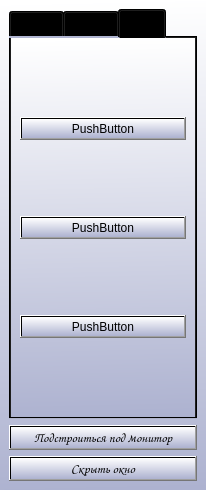
<?xml version="1.0" encoding="UTF-8"?>
<ui version="4.0">
 <class>MainWindow</class>
 <widget class="QMainWindow" name="MainWindow">
  <property name="geometry">
   <rect>
    <x>0</x>
    <y>0</y>
    <width>206</width>
    <height>490</height>
   </rect>
  </property>
  <property name="palette">
   <palette>
    <active>
     <colorrole role="Button">
      <brush brushstyle="LinearGradientPattern">
       <gradient startx="0.500000000000000" starty="1.000000000000000" endx="0.489000000000000" endy="0.000000000000000" type="LinearGradient" spread="PadSpread" coordinatemode="ObjectBoundingMode">
        <gradientstop position="0.000000000000000">
         <color alpha="255">
          <red>173</red>
          <green>178</green>
          <blue>208</blue>
         </color>
        </gradientstop>
        <gradientstop position="1.000000000000000">
         <color alpha="255">
          <red>255</red>
          <green>255</green>
          <blue>255</blue>
         </color>
        </gradientstop>
       </gradient>
      </brush>
     </colorrole>
     <colorrole role="Base">
      <brush brushstyle="LinearGradientPattern">
       <gradient startx="0.500000000000000" starty="1.000000000000000" endx="0.489000000000000" endy="0.000000000000000" type="LinearGradient" spread="PadSpread" coordinatemode="ObjectBoundingMode">
        <gradientstop position="0.000000000000000">
         <color alpha="255">
          <red>173</red>
          <green>178</green>
          <blue>208</blue>
         </color>
        </gradientstop>
        <gradientstop position="1.000000000000000">
         <color alpha="255">
          <red>255</red>
          <green>255</green>
          <blue>255</blue>
         </color>
        </gradientstop>
       </gradient>
      </brush>
     </colorrole>
     <colorrole role="Window">
      <brush brushstyle="LinearGradientPattern">
       <gradient startx="0.500000000000000" starty="1.000000000000000" endx="0.489000000000000" endy="0.000000000000000" type="LinearGradient" spread="PadSpread" coordinatemode="ObjectBoundingMode">
        <gradientstop position="0.000000000000000">
         <color alpha="255">
          <red>173</red>
          <green>178</green>
          <blue>208</blue>
         </color>
        </gradientstop>
        <gradientstop position="1.000000000000000">
         <color alpha="255">
          <red>255</red>
          <green>255</green>
          <blue>255</blue>
         </color>
        </gradientstop>
       </gradient>
      </brush>
     </colorrole>
    </active>
    <inactive>
     <colorrole role="Button">
      <brush brushstyle="LinearGradientPattern">
       <gradient startx="0.500000000000000" starty="1.000000000000000" endx="0.489000000000000" endy="0.000000000000000" type="LinearGradient" spread="PadSpread" coordinatemode="ObjectBoundingMode">
        <gradientstop position="0.000000000000000">
         <color alpha="255">
          <red>173</red>
          <green>178</green>
          <blue>208</blue>
         </color>
        </gradientstop>
        <gradientstop position="1.000000000000000">
         <color alpha="255">
          <red>255</red>
          <green>255</green>
          <blue>255</blue>
         </color>
        </gradientstop>
       </gradient>
      </brush>
     </colorrole>
     <colorrole role="Base">
      <brush brushstyle="LinearGradientPattern">
       <gradient startx="0.500000000000000" starty="1.000000000000000" endx="0.489000000000000" endy="0.000000000000000" type="LinearGradient" spread="PadSpread" coordinatemode="ObjectBoundingMode">
        <gradientstop position="0.000000000000000">
         <color alpha="255">
          <red>173</red>
          <green>178</green>
          <blue>208</blue>
         </color>
        </gradientstop>
        <gradientstop position="1.000000000000000">
         <color alpha="255">
          <red>255</red>
          <green>255</green>
          <blue>255</blue>
         </color>
        </gradientstop>
       </gradient>
      </brush>
     </colorrole>
     <colorrole role="Window">
      <brush brushstyle="LinearGradientPattern">
       <gradient startx="0.500000000000000" starty="1.000000000000000" endx="0.489000000000000" endy="0.000000000000000" type="LinearGradient" spread="PadSpread" coordinatemode="ObjectBoundingMode">
        <gradientstop position="0.000000000000000">
         <color alpha="255">
          <red>173</red>
          <green>178</green>
          <blue>208</blue>
         </color>
        </gradientstop>
        <gradientstop position="1.000000000000000">
         <color alpha="255">
          <red>255</red>
          <green>255</green>
          <blue>255</blue>
         </color>
        </gradientstop>
       </gradient>
      </brush>
     </colorrole>
    </inactive>
    <disabled>
     <colorrole role="Button">
      <brush brushstyle="LinearGradientPattern">
       <gradient startx="0.500000000000000" starty="1.000000000000000" endx="0.489000000000000" endy="0.000000000000000" type="LinearGradient" spread="PadSpread" coordinatemode="ObjectBoundingMode">
        <gradientstop position="0.000000000000000">
         <color alpha="255">
          <red>173</red>
          <green>178</green>
          <blue>208</blue>
         </color>
        </gradientstop>
        <gradientstop position="1.000000000000000">
         <color alpha="255">
          <red>255</red>
          <green>255</green>
          <blue>255</blue>
         </color>
        </gradientstop>
       </gradient>
      </brush>
     </colorrole>
     <colorrole role="Base">
      <brush brushstyle="LinearGradientPattern">
       <gradient startx="0.500000000000000" starty="1.000000000000000" endx="0.489000000000000" endy="0.000000000000000" type="LinearGradient" spread="PadSpread" coordinatemode="ObjectBoundingMode">
        <gradientstop position="0.000000000000000">
         <color alpha="255">
          <red>173</red>
          <green>178</green>
          <blue>208</blue>
         </color>
        </gradientstop>
        <gradientstop position="1.000000000000000">
         <color alpha="255">
          <red>255</red>
          <green>255</green>
          <blue>255</blue>
         </color>
        </gradientstop>
       </gradient>
      </brush>
     </colorrole>
     <colorrole role="Window">
      <brush brushstyle="LinearGradientPattern">
       <gradient startx="0.500000000000000" starty="1.000000000000000" endx="0.489000000000000" endy="0.000000000000000" type="LinearGradient" spread="PadSpread" coordinatemode="ObjectBoundingMode">
        <gradientstop position="0.000000000000000">
         <color alpha="255">
          <red>173</red>
          <green>178</green>
          <blue>208</blue>
         </color>
        </gradientstop>
        <gradientstop position="1.000000000000000">
         <color alpha="255">
          <red>255</red>
          <green>255</green>
          <blue>255</blue>
         </color>
        </gradientstop>
       </gradient>
      </brush>
     </colorrole>
    </disabled>
   </palette>
  </property>
  <property name="font">
   <font>
    <family>Comic Sans MS</family>
    <pointsize>12</pointsize>
    <italic>false</italic>
   </font>
  </property>
  <property name="mouseTracking">
   <bool>false</bool>
  </property>
  <property name="focusPolicy">
   <enum>Qt::NoFocus</enum>
  </property>
  <property name="contextMenuPolicy">
   <enum>Qt::DefaultContextMenu</enum>
  </property>
  <property name="windowTitle">
   <string notr="true">gibpix</string>
  </property>
  <property name="styleSheet">
   <string notr="true">
background-color: qlineargradient(spread:pad, x1:0.5, y1:1, x2:0.489, y2:0, stop:0 rgba(173, 178, 208, 255), stop:1 rgba(255, 255, 255, 255));</string>
  </property>
  <property name="documentMode">
   <bool>false</bool>
  </property>
  <property name="tabShape">
   <enum>QTabWidget::Rounded</enum>
  </property>
  <widget class="QWidget" name="centralwidget">
   <layout class="QHBoxLayout" name="horizontalLayout_3">
    <item>
     <layout class="QVBoxLayout" name="verticalLayout_2">
      <item>
       <layout class="QVBoxLayout" name="verticalLayout_3">
        <item>
         <layout class="QVBoxLayout" name="verticalLayout">
          <item>
           <layout class="QHBoxLayout" name="horizontalLayout_5">
            <item>
             <widget class="QTabWidget" name="windows">
              <property name="font">
               <font>
                <family>Comic Sans MS</family>
                <pointsize>10</pointsize>
               </font>
              </property>
              <property name="styleSheet">
               <string notr="true">
background-color: qlineargradient(spread:pad, x1:0.5, y1:1, x2:0.489, y2:0, stop:0 rgba(173, 178, 208, 255), stop:1 rgba(255, 255, 255, 255));</string>
              </property>
              <property name="currentIndex">
               <number>2</number>
              </property>
              <widget class="QWidget" name="tab">
               <attribute name="title">
                <string>цвет1</string>
               </attribute>
               <layout class="QHBoxLayout" name="horizontalLayout_6">
                <item>
                 <layout class="QHBoxLayout" name="horizontalLayout_2">
                  <item>
                   <widget class="QSlider" name="red2">
                    <property name="minimumSize">
                     <size>
                      <width>22</width>
                      <height>0</height>
                     </size>
                    </property>
                    <property name="styleSheet">
                     <string notr="true">background-color: rgb(255, 208, 203);</string>
                    </property>
                    <property name="maximum">
                     <number>255</number>
                    </property>
                    <property name="orientation">
                     <enum>Qt::Vertical</enum>
                    </property>
                   </widget>
                  </item>
                  <item>
                   <widget class="QSlider" name="green2">
                    <property name="styleSheet">
                     <string notr="true">background-color: rgb(199, 255, 201);</string>
                    </property>
                    <property name="maximum">
                     <number>255</number>
                    </property>
                    <property name="orientation">
                     <enum>Qt::Vertical</enum>
                    </property>
                   </widget>
                  </item>
                  <item>
                   <widget class="QSlider" name="blue2">
                    <property name="styleSheet">
                     <string notr="true">background-color: rgb(192, 221, 255);</string>
                    </property>
                    <property name="maximum">
                     <number>255</number>
                    </property>
                    <property name="orientation">
                     <enum>Qt::Vertical</enum>
                    </property>
                   </widget>
                  </item>
                 </layout>
                </item>
               </layout>
              </widget>
              <widget class="QWidget" name="tab_2">
               <attribute name="title">
                <string>цвет2</string>
               </attribute>
               <layout class="QHBoxLayout" name="horizontalLayout_4">
                <item>
                 <layout class="QHBoxLayout" name="horizontalLayout">
                  <item>
                   <widget class="QSlider" name="red1">
                    <property name="cursor">
                     <cursorShape>ArrowCursor</cursorShape>
                    </property>
                    <property name="styleSheet">
                     <string notr="true">background-color: rgb(255, 208, 203);</string>
                    </property>
                    <property name="maximum">
                     <number>255</number>
                    </property>
                    <property name="orientation">
                     <enum>Qt::Vertical</enum>
                    </property>
                   </widget>
                  </item>
                  <item>
                   <widget class="QSlider" name="green1">
                    <property name="styleSheet">
                     <string notr="true">background-color: rgb(199, 255, 201);</string>
                    </property>
                    <property name="maximum">
                     <number>255</number>
                    </property>
                    <property name="orientation">
                     <enum>Qt::Vertical</enum>
                    </property>
                   </widget>
                  </item>
                  <item>
                   <widget class="QSlider" name="blue1">
                    <property name="styleSheet">
                     <string notr="true">background-color: rgb(192, 221, 255);</string>
                    </property>
                    <property name="maximum">
                     <number>255</number>
                    </property>
                    <property name="tracking">
                     <bool>true</bool>
                    </property>
                    <property name="orientation">
                     <enum>Qt::Vertical</enum>
                    </property>
                   </widget>
                  </item>
                 </layout>
                </item>
               </layout>
              </widget>
              <widget class="QWidget" name="tab_3">
               <attribute name="title">
                <string>Page</string>
               </attribute>
               <layout class="QVBoxLayout" name="verticalLayout_4">
                <item>
                 <widget class="QPushButton" name="newYearButton">
                  <property name="text">
                   <string>PushButton</string>
                  </property>
                 </widget>
                </item>
                <item>
                 <widget class="QPushButton" name="rainbowButton">
                  <property name="text">
                   <string>PushButton</string>
                  </property>
                 </widget>
                </item>
                <item>
                 <widget class="QPushButton" name="colorfulQWW">
                  <property name="text">
                   <string>PushButton</string>
                  </property>
                 </widget>
                </item>
               </layout>
              </widget>
             </widget>
            </item>
           </layout>
          </item>
         </layout>
        </item>
        <item>
         <widget class="QPushButton" name="button">
          <property name="font">
           <font>
            <family>Comic Sans MS</family>
            <pointsize>10</pointsize>
           </font>
          </property>
          <property name="styleSheet">
           <string notr="true">color: rgb(0, 0, 0);</string>
          </property>
          <property name="text">
           <string>Подстроиться под монитор</string>
          </property>
         </widget>
        </item>
       </layout>
      </item>
      <item>
       <widget class="QPushButton" name="hideButton">
        <property name="font">
         <font>
          <family>Comic Sans MS</family>
          <pointsize>10</pointsize>
         </font>
        </property>
        <property name="toolTip">
         <string>&lt;html&gt;&lt;head/&gt;&lt;body&gt;&lt;p&gt;&lt;br/&gt;&lt;/p&gt;&lt;/body&gt;&lt;/html&gt;</string>
        </property>
        <property name="whatsThis">
         <string notr="true"/>
        </property>
        <property name="text">
         <string>Скрыть окно</string>
        </property>
       </widget>
      </item>
     </layout>
    </item>
   </layout>
  </widget>
 </widget>
 <resources/>
 <connections/>
</ui>
